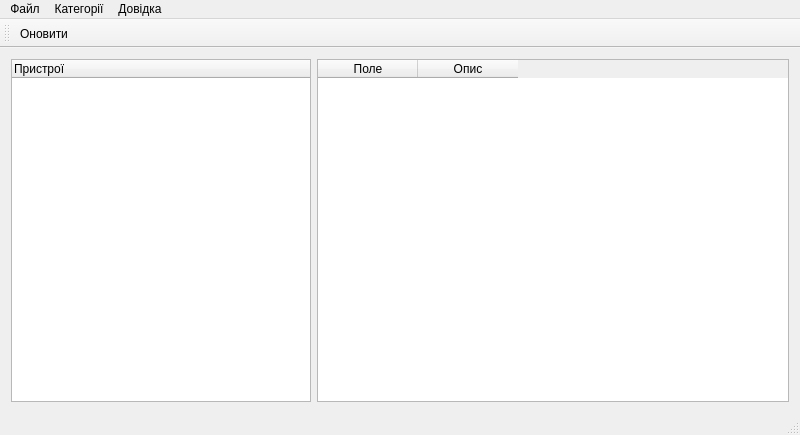
<?xml version="1.0" encoding="UTF-8"?>
<ui version="4.0">
 <class>MainWindow</class>
 <widget class="QMainWindow" name="MainWindow">
  <property name="geometry">
   <rect>
    <x>0</x>
    <y>0</y>
    <width>800</width>
    <height>435</height>
   </rect>
  </property>
  <property name="minimumSize">
   <size>
    <width>0</width>
    <height>0</height>
   </size>
  </property>
  <property name="windowTitle">
   <string>DeviceReport</string>
  </property>
  <property name="windowIcon">
   <iconset resource="res.qrc">
    <normaloff>:/icon/about/res/logo.png</normaloff>:/icon/about/res/logo.png</iconset>
  </property>
  <property name="tabShape">
   <enum>QTabWidget::Rounded</enum>
  </property>
  <property name="dockNestingEnabled">
   <bool>false</bool>
  </property>
  <widget class="QWidget" name="hlayoutLists">
   <layout class="QHBoxLayout" name="horizontalLayout">
    <item>
     <widget class="QTreeWidget" name="listwDevices">
      <property name="enabled">
       <bool>true</bool>
      </property>
      <property name="minimumSize">
       <size>
        <width>300</width>
        <height>0</height>
       </size>
      </property>
      <property name="maximumSize">
       <size>
        <width>300</width>
        <height>16777215</height>
       </size>
      </property>
      <column>
       <property name="text">
        <string>Пристрої</string>
       </property>
      </column>
     </widget>
    </item>
    <item>
     <widget class="QTableWidget" name="listwDeviceInfo">
      <column>
       <property name="text">
        <string>Поле</string>
       </property>
      </column>
      <column>
       <property name="text">
        <string>Опис</string>
       </property>
      </column>
     </widget>
    </item>
   </layout>
  </widget>
  <widget class="QMenuBar" name="menuBar">
   <property name="geometry">
    <rect>
     <x>0</x>
     <y>0</y>
     <width>800</width>
     <height>21</height>
    </rect>
   </property>
   <widget class="QMenu" name="menuFile">
    <property name="title">
     <string>Файл</string>
    </property>
    <addaction name="actRefresh"/>
    <addaction name="actSave"/>
    <addaction name="separator"/>
    <addaction name="actQuit"/>
   </widget>
   <widget class="QMenu" name="menuCategory">
    <property name="title">
     <string>Категорії</string>
    </property>
    <addaction name="actAudio_Input_Output"/>
    <addaction name="actDisplays_adapters"/>
    <addaction name="actMonitors"/>
    <addaction name="actImage_processing_devices"/>
   </widget>
   <widget class="QMenu" name="menuHelp">
    <property name="title">
     <string>Довідка</string>
    </property>
    <addaction name="actHelp"/>
    <addaction name="actAbout"/>
   </widget>
   <addaction name="menuFile"/>
   <addaction name="menuCategory"/>
   <addaction name="menuHelp"/>
  </widget>
  <widget class="QToolBar" name="mainToolBar">
   <property name="iconSize">
    <size>
     <width>16</width>
     <height>16</height>
    </size>
   </property>
   <attribute name="toolBarArea">
    <enum>TopToolBarArea</enum>
   </attribute>
   <attribute name="toolBarBreak">
    <bool>false</bool>
   </attribute>
   <addaction name="actRefresh"/>
  </widget>
  <widget class="QStatusBar" name="statusBar"/>
  <action name="actQuit">
   <property name="icon">
    <iconset resource="res.qrc">
     <normaloff>:/icon/main/res/Quit.png</normaloff>:/icon/main/res/Quit.png</iconset>
   </property>
   <property name="text">
    <string>Вихід</string>
   </property>
   <property name="shortcut">
    <string>Esc</string>
   </property>
  </action>
  <action name="actAudio_Input_Output">
   <property name="checkable">
    <bool>true</bool>
   </property>
   <property name="text">
    <string>Audio Input&amp;Output</string>
   </property>
   <property name="shortcut">
    <string>Ctrl+1</string>
   </property>
  </action>
  <action name="actDisplays_adapters">
   <property name="checkable">
    <bool>true</bool>
   </property>
   <property name="text">
    <string>Displays adapters</string>
   </property>
   <property name="shortcut">
    <string>Ctrl+2</string>
   </property>
  </action>
  <action name="actMonitors">
   <property name="checkable">
    <bool>true</bool>
   </property>
   <property name="text">
    <string>Monitors</string>
   </property>
   <property name="shortcut">
    <string>Ctrl+3</string>
   </property>
  </action>
  <action name="actImage_processing_devices">
   <property name="checkable">
    <bool>true</bool>
   </property>
   <property name="text">
    <string>Image processing devices</string>
   </property>
   <property name="shortcut">
    <string>Ctrl+4</string>
   </property>
  </action>
  <action name="actRefresh">
   <property name="icon">
    <iconset resource="res.qrc">
     <normaloff>:/icon/main/res/Refresh.png</normaloff>:/icon/main/res/Refresh.png</iconset>
   </property>
   <property name="text">
    <string>Оновити</string>
   </property>
   <property name="toolTip">
    <string>Оновити</string>
   </property>
   <property name="shortcut">
    <string>F5</string>
   </property>
  </action>
  <action name="actHelp">
   <property name="icon">
    <iconset resource="res.qrc">
     <normaloff>:/icon/main/res/Help.png</normaloff>:/icon/main/res/Help.png</iconset>
   </property>
   <property name="text">
    <string>Інструкція користувача</string>
   </property>
   <property name="shortcut">
    <string>F1</string>
   </property>
  </action>
  <action name="actAbout">
   <property name="icon">
    <iconset resource="res.qrc">
     <normaloff>:/icon/main/res/About.png</normaloff>:/icon/main/res/About.png</iconset>
   </property>
   <property name="text">
    <string>Про програму</string>
   </property>
   <property name="shortcut">
    <string>F2</string>
   </property>
  </action>
  <action name="actSave">
   <property name="icon">
    <iconset resource="res.qrc">
     <normaloff>:/icon/main/res/Save.png</normaloff>:/icon/main/res/Save.png</iconset>
   </property>
   <property name="text">
    <string>Зберегти</string>
   </property>
   <property name="shortcut">
    <string>Ctrl+S</string>
   </property>
  </action>
 </widget>
 <layoutdefault spacing="6" margin="11"/>
 <resources>
  <include location="res.qrc"/>
 </resources>
 <connections/>
</ui>
